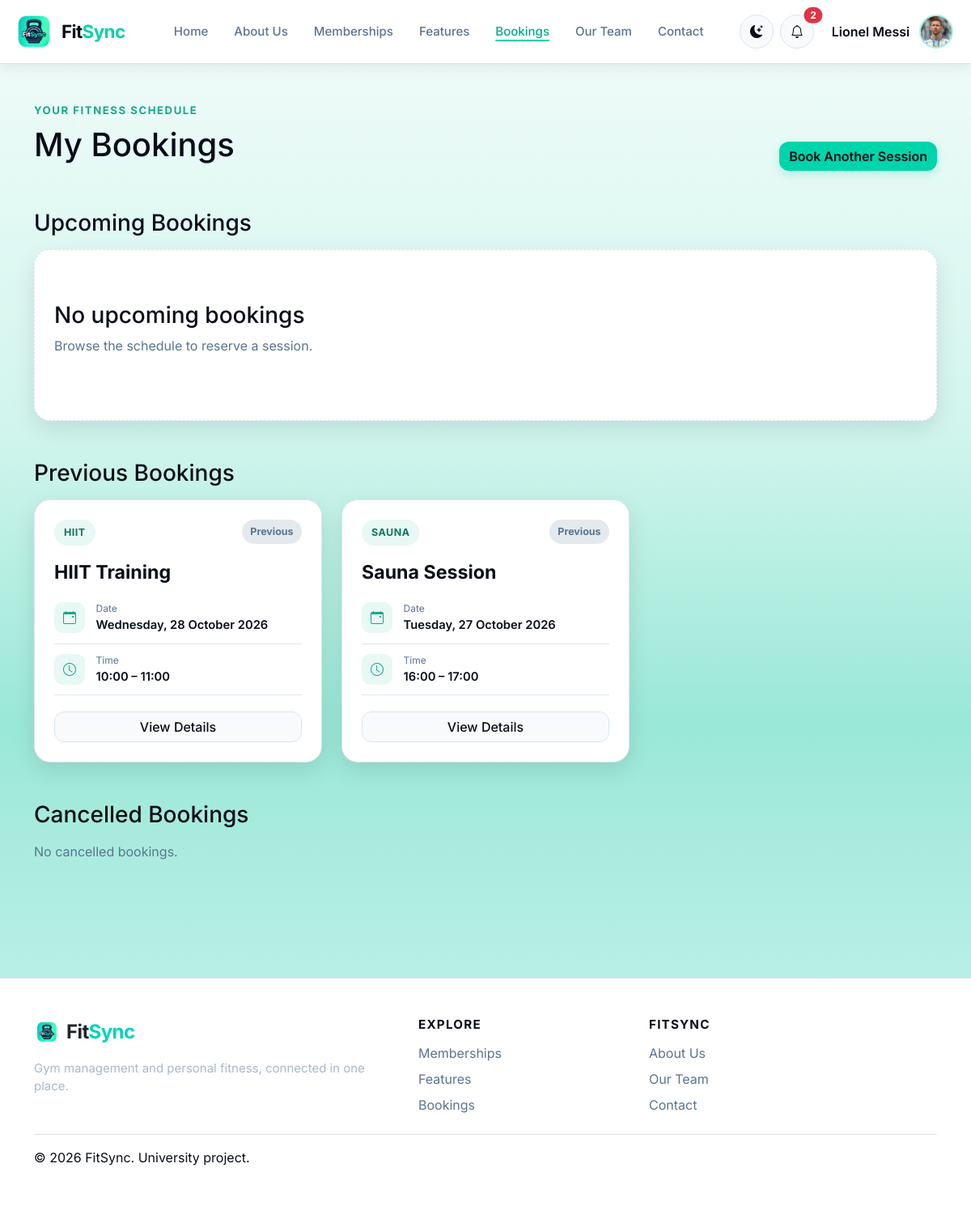
Screenshot of /bookings/my-bookings/ (signed in) with the database file from the repository.
### gym/models.py (models this page shows, shortened)
class User(AbstractUser):
    class Role(models.TextChoices):
        MEMBER = ("MEMBER", "Member")
        STAFF = ("STAFF", "Staff")
        COACH = ("COACH", "Coach")
        ADMIN = ("ADMIN", "Admin")
    email = models.EmailField(unique=True)
    role = models.CharField(max_length=20, choices=Role.choices, default=Role.MEMBER)
    class Meta:
        db_table = "accounts_user"

class MemberProfile(models.Model):
    user = models.OneToOneField(
        settings.AUTH_USER_MODEL,
        on_delete=models.CASCADE,
        related_name="member_profile",
    )
    profile_picture = models.ImageField(
        upload_to="profile_pics/", blank=True, null=True
    )
    avatar_static_path = models.CharField(max_length=255, blank=True)
    @property
    def avatar_url(self):
        from django.templatetags.static import static
        if self.profile_picture:
            return self.profile_picture.url
        return static(self.avatar_static_path) if self.avatar_static_path else ""
    phone = models.CharField(max_length=30, blank=True)
    date_of_birth = models.DateField(blank=True, null=True)
    emergency_contact = models.CharField(max_length=100, blank=True)
    age = models.PositiveSmallIntegerField(blank=True, null=True)
    height_cm = models.PositiveIntegerField(blank=True, null=True)
    current_weight_kg = models.DecimalField(
        max_digits=5, decimal_places=2, blank=True, null=True
    )
    target_weight_kg = models.DecimalField(
        max_digits=5, decimal_places=2, blank=True, null=True
    )
    fitness_goal = models.CharField(max_length=200, blank=True)
    medical_notes = models.TextField(blank=True)
    class Meta:
        db_table = "accounts_memberprofile"

class Booking(models.Model):
    class Status(models.TextChoices):
        CONFIRMED = ("CONFIRMED", "Confirmed")
        CANCELLED = ("CANCELLED", "Cancelled")
        COMPLETED = ("COMPLETED", "Completed")
    member = models.ForeignKey(
        settings.AUTH_USER_MODEL,
        on_delete=models.CASCADE,
        related_name="bookings",
        limit_choices_to={"role": "MEMBER"},
    )
    session = models.ForeignKey(
        Session, on_delete=models.CASCADE, related_name="bookings"
    )
    status = models.CharField(
        max_length=20, choices=Status.choices, default=Status.CONFIRMED
    )
    booked_at = models.DateTimeField(auto_now_add=True)
    cancelled_at = models.DateTimeField(null=True, blank=True)
    class Meta:
        ordering = ["-booked_at"]
        constraints = [
            models.UniqueConstraint(
                fields=["member", "session"],
                condition=models.Q(status="CONFIRMED"),
                name="unique_confirmed_member_session_booking",
            )
        ]
        db_table = "bookings_booking"

class Session(models.Model):
    class Status(models.TextChoices):
        SCHEDULED = ("SCHEDULED", "Scheduled")
        CANCELLED = ("CANCELLED", "Cancelled")
        COMPLETED = ("COMPLETED", "Completed")
    service = models.ForeignKey(
        Service, on_delete=models.PROTECT, related_name="sessions"
    )
    instructor = models.ForeignKey(
        settings.AUTH_USER_MODEL,
        on_delete=models.SET_NULL,
        null=True,
        blank=True,
        related_name="instructed_sessions",
        limit_choices_to={"role": "COACH"},
    )
    date = models.DateField()
    start_time = models.TimeField()
    end_time = models.TimeField()
    capacity = models.PositiveIntegerField()
    status = models.CharField(
        max_length=20, choices=Status.choices, default=Status.SCHEDULED
    )
    class Meta:
        ordering = ["date", "start_time"]
        db_table = "bookings_session"

class Service(models.Model):
    class Type(models.TextChoices):
        YOGA = ("YOGA", "Yoga")
        ZUMBA = ("ZUMBA", "Zumba")
        FITNESS = ("FITNESS", "Fitness")
        SAUNA = ("SAUNA", "Sauna")
        PERSONAL_TRAINING = ("PERSONAL_TRAINING", "Personal Training")
        PILATES = ("PILATES", "Pilates")
        BOXING = ("BOXING", "Boxing")
        HIIT = ("HIIT", "HIIT")
        CYCLING = ("CYCLING", "Cycling")
        STRENGTH_TRAINING = ("STRENGTH_TRAINING", "Strength Training")
    name = models.CharField(max_length=100)
    service_type = models.CharField(max_length=30, choices=Type.choices)
    description = models.TextField(blank=True)
    price = models.DecimalField(max_digits=8, decimal_places=2, default=0)
    is_active = models.BooleanField(default=True)
    class Meta:
        ordering = ["name"]
        db_table = "bookings_service"

### gym/views.py (the view)
# urls.py: path("my-bookings/", views.my_bookings, name="my_bookings"),
@login_required
def my_bookings(request):
    if request.user.role != User.Role.MEMBER:
        messages.error(request, "Only member accounts can view personal bookings.")
        return redirect("bookings:schedule")
    bookings = Booking.objects.filter(member=request.user).select_related(
        "session", "session__service", "session__instructor"
    )
    upcoming = []
    previous = []
    cancelled = []
    for booking in bookings.order_by("session__date", "session__start_time"):
        if booking.status == Booking.Status.CANCELLED:
            cancelled.append(booking)
        elif session_has_started(booking.session):
            previous.append(booking)
        else:
            upcoming.append(booking)
    return render(
        request,
        "member/bookings.html",
        {
            "upcoming_bookings": upcoming,
            "previous_bookings": list(reversed(previous)),
            "cancelled_bookings": list(reversed(cancelled)),
        },
    )

### templates/member/bookings.html (shortened to what this page needs)
{% extends "base.html" %}
{% load static %}
{% block extra_css %}<link rel="stylesheet" href="{% static 'css/bookings.css' %}">{% endblock %}
{% block content %}
<section class="booking-page">
    <div class="container py-5">
        <div class="d-flex flex-wrap justify-content-between align-items-end gap-3 mb-5">
            <div><p class="booking-eyebrow">Your fitness schedule</p><h1>My Bookings</h1></div>
            <a class="btn btn-primary-fitsync" href="{% url 'bookings:schedule' %}">Book Another Session</a>
        </div>
        <h2 class="h3 mb-3">Upcoming Bookings</h2>
        <div class="row g-4 mb-5">
            {% for booking in upcoming_bookings %}
                {% include "includes/booking_card.html" %}
            {% empty %}
                <div class="col-12"><div class="no-sessions"><h3>No upcoming bookings</h3><p>Browse the schedule to reserve a session.</p></div></div>
            {% endfor %}
        </div>
        <h2 class="h3 mb-3">Previous Bookings</h2>
        <div class="row g-4 mb-5">
            {% for booking in previous_bookings %}
                {% include "includes/booking_card.html" with previous_section=True %}
            {% empty %}
                <div class="col-12"><p class="text-body-secondary">No previous bookings.</p></div>
            {% endfor %}
        </div>
        <h2 class="h3 mb-3">Cancelled Bookings</h2>
        <div class="row g-4">
            {% for booking in cancelled_bookings %}
                {% include "includes/booking_card.html" %}
            {% empty %}
                <div class="col-12"><p class="text-body-secondary">No cancelled bookings.</p></div>
            {% endfor %}
        </div>
    </div>
</section>
{% endblock %}

### templates/includes/navbar.html (shortened to what this page needs)
{% load static %}
<nav class="navbar navbar-expand-xl fitsync-navbar sticky-top" aria-label="Main navigation">
    <div class="container-fluid px-3 px-xxl-4">
        <a class="navbar-brand fitsync-brand d-flex align-items-center gap-2" href="{% url 'core:home' %}">
    <img class="fitsync-logo" src="{% static 'img/fitsync-logo.png' %}" alt="FitSync logo">
    <span class="fitsync-brand-name">
        Fit<span class="brand-accent">Sync</span>
    </span>
</a>
        <div class="collapse navbar-collapse" id="fitsyncPublicNav">
            <ul class="navbar-nav mx-auto align-items-xl-center">
                <li class="nav-item"><a class="nav-link {% if request.resolver_match.namespace == 'core' and request.resolver_match.url_name == 'home' %}active{% endif %}" href="{% url 'core:home' %}">Home</a></li>
                <li class="nav-item"><a class="nav-link {% if request.resolver_match.namespace == 'aboutus' %}active{% endif %}" href="{% url 'aboutus:index' %}">About Us</a></li>
                <li class="nav-item"><a class="nav-link {% if request.resolver_match.namespace == 'memberships' %}active{% endif %}" href="{% url 'memberships:public_packages' %}">Memberships</a></li>
                <li class="nav-item"><a class="nav-link {% if request.resolver_match.namespace == 'core' and request.resolver_match.url_name == 'features' %}active{% endif %}" href="{% url 'core:features' %}">Features</a></li>
                <li class="nav-item">
                    <a class="nav-link {% if request.resolver_match.namespace == 'bookings' %}active{% endif %}"
                       href="{% url 'bookings:schedule' %}">
                        Bookings
                    </a>
                </li>
                <li class="nav-item"><a class="nav-link {% if request.resolver_match.namespace == 'ourteam' %}active{% endif %}" href="{% url 'ourteam:index' %}">Our Team</a></li>
                <li class="nav-item"><a class="nav-link {% if request.resolver_match.namespace == 'core' and request.resolver_match.url_name == 'contact' %}active{% endif %}" href="{% url 'core:contact' %}">Contact</a></li>
            </ul>
            <div class="navbar-actions d-flex align-items-center gap-2 pt-3 pt-xl-0">
                <button class="btn theme-toggle" type="button" data-theme-toggle aria-label="Switch to dark mode" title="Switch theme">
                    <i class="bi bi-moon-stars" data-theme-icon aria-hidden="true"></i>
                </button>
                {% if request.user.is_authenticated %}
                    <div class="dropdown">
                        <button class="btn notification-toggle position-relative" type="button" data-bs-toggle="dropdown" aria-expanded="false" aria-label="Notifications">
                            <i class="bi bi-bell"></i>
                            {% if unread_notification_count %}<span class="position-absolute top-0 start-100 translate-middle badge rounded-pill text-bg-danger">{{ unread_notification_count }}</span>{% endif %}
                        </button>
                    </div>
                    <div class="dropdown">
                        <button class="navbar-account-toggle" type="button" data-bs-toggle="dropdown" aria-expanded="false">
                            <span class="navbar-account-name">{{ request.user.get_full_name|default:request.user.username }}</span>
                            {% if request.user.member_profile.avatar_url %}
                                <img class="navbar-account-avatar" src="{{ request.user.member_profile.avatar_url }}" alt="">
                            {% elif request.user.coach_profile.photo_url %}
                                <img class="navbar-account-avatar" src="{{ request.user.coach_profile.photo_url }}" alt="">
                            {% else %}
                                <span class="navbar-account-avatar navbar-account-initials" aria-hidden="true">
                                    {% if request.user.first_name or request.user.last_name %}{{ request.user.first_name|slice:":1"|upper }}{{ request.user.last_name|slice:":1"|upper }}{% else %}{{ request.user.username|slice:":1"|upper }}{% endif %}
                                </span>
                            {% endif %}
                        </button>
                    </div>
                {% else %}
                    <a class="btn btn-secondary-fitsync" href="{% url 'accounts:login' %}">Login</a>
                    <a class="btn btn-primary-fitsync" href="{% url 'accounts:register' %}">Get Started</a>
                {% endif %}
            </div>
        </div>
    </div>
</nav>

### templates/includes/booking_card.html (shortened to what this page needs)
<div class="col-md-6 col-xl-4">
    <article class="session-card h-100">
        <div class="d-flex justify-content-between align-items-start gap-3">
            <span class="session-type">{{ booking.session.service.get_service_type_display }}</span>
            <span class="availability {% if booking.status == 'CANCELLED' %}cancelled{% elif previous_section %}completed{% else %}confirmed{% endif %}">
                {% if previous_section and booking.status == "CONFIRMED" %}Previous{% else %}{{ booking.get_status_display }}{% endif %}
            </span>
        </div>
        <h3 class="session-name h4">{{ booking.session.service.name }}</h3>
        <div class="session-detail">
            <i class="bi bi-calendar-event"></i>
            <div><span>Date</span><strong>{{ booking.session.date|date:"l, d F Y" }}</strong></div>
        </div>
        <div class="session-detail">
            <i class="bi bi-clock"></i>
            <div><span>Time</span><strong>{{ booking.session.start_time|time:"H:i" }} &ndash; {{ booking.session.end_time|time:"H:i" }}</strong></div>
        </div>
        <div class="session-footer d-grid gap-2">
            <a class="btn btn-secondary-fitsync" href="{% url 'bookings:booking_detail' booking.id %}">View Details</a>
        </div>
    </article>
</div>

### rows the page displays
User: user.get_full_name "Lionel Messi", user.member_profile.avatar_url (picture)
Booking: session.service.service_type "HIIT", status "Previous", session.service.name "HIIT Training", session "Wednesday, 28 October 2026", session.start_time "10:00", session.end_time "11:00"
Booking: session.service.service_type "SAUNA", status "Previous", session.service.name "Sauna Session", session "Tuesday, 27 October 2026", session.start_time "16:00", session.end_time "17:00"

### other values shown
{{ unread_notification_count }} "2"
